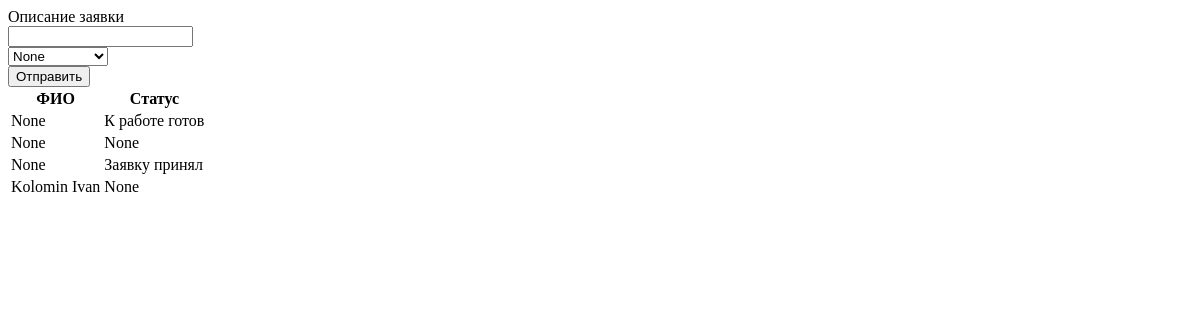
Before: / with the older database file.
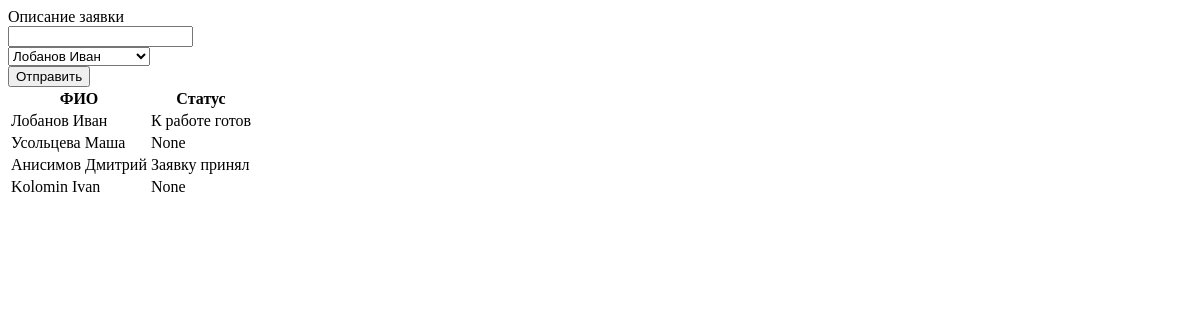
After: the same page with the newer database file.
### tables this page shows
CREATE TABLE "fitters" (
	"user_id"	INTEGER UNIQUE,
	"status"	TEXT,
	"name"	TEXT UNIQUE
);

### try.py (the view)
@app.route("/", methods=['GET'])
def get_response():
    return render_template('table.html',load={'info_status': interactionDB.read_all_users() })

### interactionDB.py (called while the page is built)
def read_all_users():
    conn = sqlite3.connect("datab.db")
    cursor = conn.cursor()
    sql = "SELECT user_id, status, name FROM fitters"
    cursor.execute(sql)
    conn.commit()
    data=cursor.fetchall()
    conn.close()
    list=[]
    for index in data:
        obj={
            'id': index[0],
            'status': index[1],
            'name': index[2]
        }
        list.append(obj)
    return list

### templates/table.html (shortened to what this page needs)
<!DOCTYPE html>
<html lang="en" dir="ltr">
  <head>
  </head>
  <body>
    <div class="main">
      <div>Описание заявки</div>
      <input type="text" name="text" id = "text"></input>
      <br>
      <select>
      {%for index in load.info_status%}
        <option>{{index.name}}</option>
        {%endfor%}
      </select>
      <br>
      <input type="submit" value="Отправить"id="submit_button"></input>
    </div>
    <table>
    <tr><th>ФИО</th><th>Cтатус</th></tr>
    {%for index in load.info_status%}
      <tr><td>{{index.name}}</td><td>{{index.status}}</td></tr>
      {%endfor%}
    </table>
  </body>
</html>

Changed rows visible on the page:
changed fitters "К работе готов": name "None" → "Лобанов Иван"
changed fitters: name "None" → "Усольцева Маша"
changed fitters "Заявку принял": name "None" → "Анисимов Дмитрий"
Other visible differences:
form field value: "None" → "Лобанов Иван"
